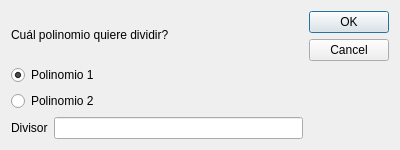
<?xml version="1.0" encoding="UTF-8"?>
<ui version="4.0">
 <class>_dlgDividir</class>
 <widget class="QDialog" name="_dlgDividir">
  <property name="windowModality">
   <enum>Qt::ApplicationModal</enum>
  </property>
  <property name="geometry">
   <rect>
    <x>0</x>
    <y>0</y>
    <width>400</width>
    <height>150</height>
   </rect>
  </property>
  <property name="minimumSize">
   <size>
    <width>400</width>
    <height>150</height>
   </size>
  </property>
  <property name="maximumSize">
   <size>
    <width>400</width>
    <height>150</height>
   </size>
  </property>
  <property name="windowTitle">
   <string>División</string>
  </property>
  <layout class="QGridLayout" name="gridLayout">
   <item row="0" column="0">
    <layout class="QHBoxLayout" name="horizontalLayout_2">
     <item>
      <layout class="QVBoxLayout" name="verticalLayout_2">
       <item>
        <layout class="QVBoxLayout" name="verticalLayout">
         <item>
          <widget class="QLabel" name="label">
           <property name="text">
            <string>Cuál polinomio quiere dividir?</string>
           </property>
          </widget>
         </item>
         <item>
          <widget class="QRadioButton" name="radioButton">
           <property name="text">
            <string>Polinomio 1</string>
           </property>
           <property name="checked">
            <bool>true</bool>
           </property>
          </widget>
         </item>
         <item>
          <widget class="QRadioButton" name="radioButton_2">
           <property name="text">
            <string>Polinomio 2</string>
           </property>
          </widget>
         </item>
        </layout>
       </item>
       <item>
        <layout class="QHBoxLayout" name="horizontalLayout">
         <item>
          <widget class="QLabel" name="label_2">
           <property name="text">
            <string>Divisor</string>
           </property>
          </widget>
         </item>
         <item>
          <widget class="QLineEdit" name="lineEdit"/>
         </item>
        </layout>
       </item>
      </layout>
     </item>
     <item>
      <widget class="QDialogButtonBox" name="buttonBox">
       <property name="orientation">
        <enum>Qt::Vertical</enum>
       </property>
       <property name="standardButtons">
        <set>QDialogButtonBox::Cancel|QDialogButtonBox::Ok</set>
       </property>
      </widget>
     </item>
    </layout>
   </item>
  </layout>
 </widget>
 <resources/>
 <connections>
  <connection>
   <sender>buttonBox</sender>
   <signal>accepted()</signal>
   <receiver>_dlgDividir</receiver>
   <slot>accept()</slot>
   <hints>
    <hint type="sourcelabel">
     <x>248</x>
     <y>254</y>
    </hint>
    <hint type="destinationlabel">
     <x>157</x>
     <y>274</y>
    </hint>
   </hints>
  </connection>
  <connection>
   <sender>buttonBox</sender>
   <signal>rejected()</signal>
   <receiver>_dlgDividir</receiver>
   <slot>reject()</slot>
   <hints>
    <hint type="sourcelabel">
     <x>316</x>
     <y>260</y>
    </hint>
    <hint type="destinationlabel">
     <x>286</x>
     <y>274</y>
    </hint>
   </hints>
  </connection>
 </connections>
</ui>
